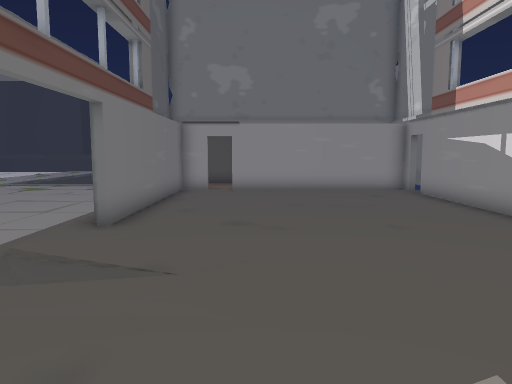
view 1 (above)

17 first-person views from a walk through a Unity game level. The camera is 1.5 m above the floor, tilts 6° down and sees 70° across. Doors are open. The floor is counted in squares, 1 m on a side. Each view is taken from the middle of a square. On the plan, view 1 faces up. The plan holds only what a view shows up to about 16 squares ahead; the rest is blank. The place goes on beyond the plan. The player is left out.

view 2
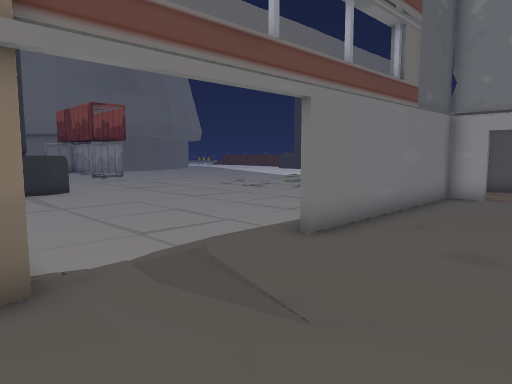

view 3
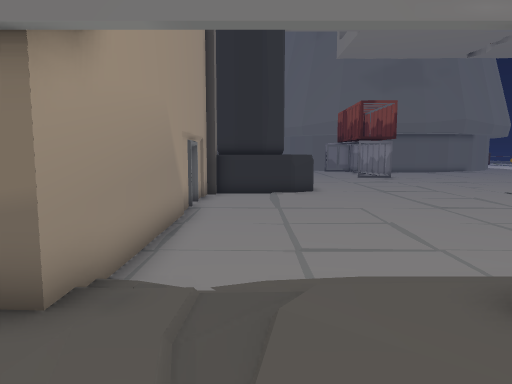

view 4
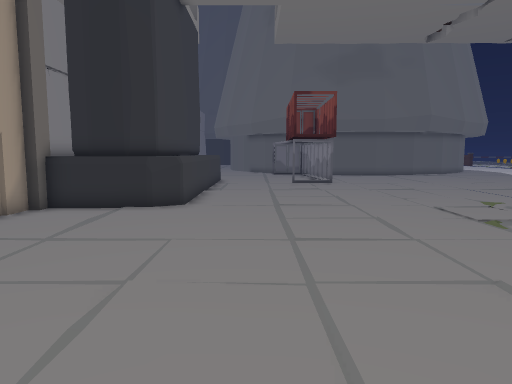

view 5
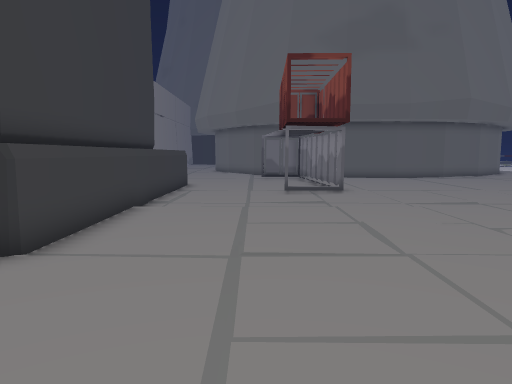

view 6
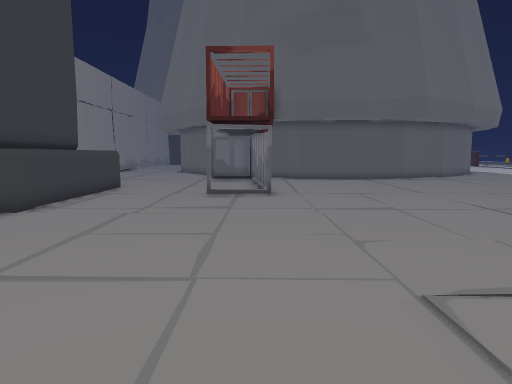

view 7
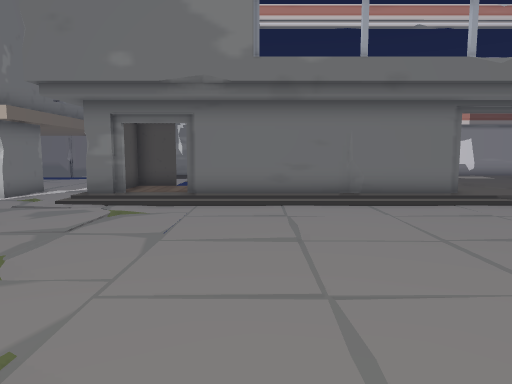

view 8
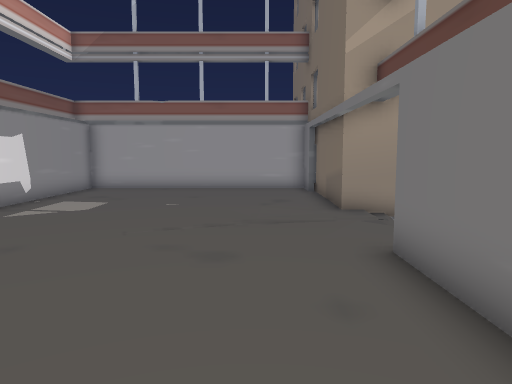

view 9
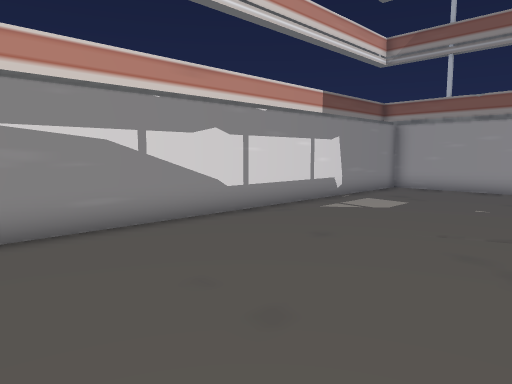

view 10
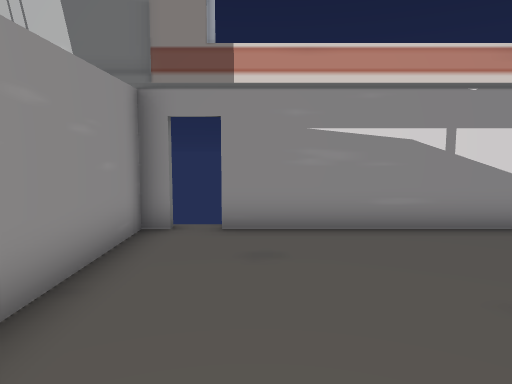

view 11
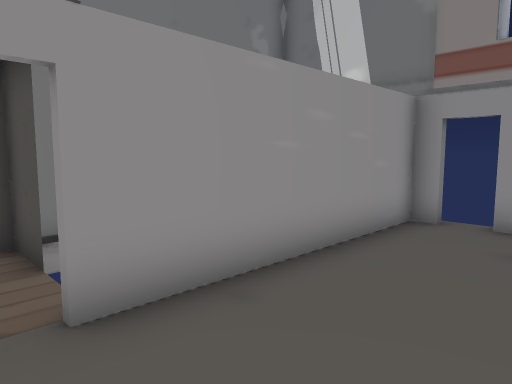

view 12
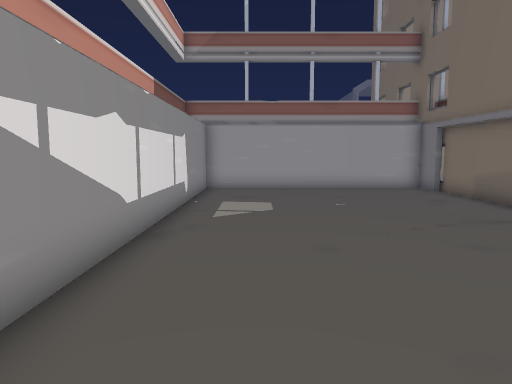

view 13
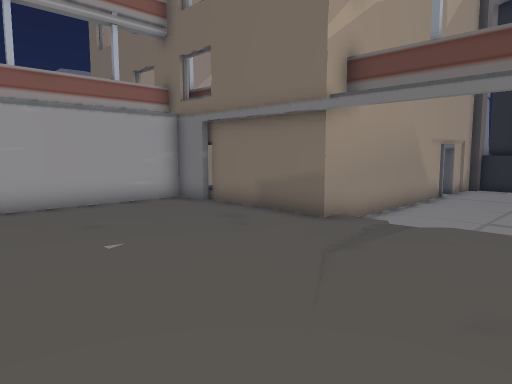

view 14
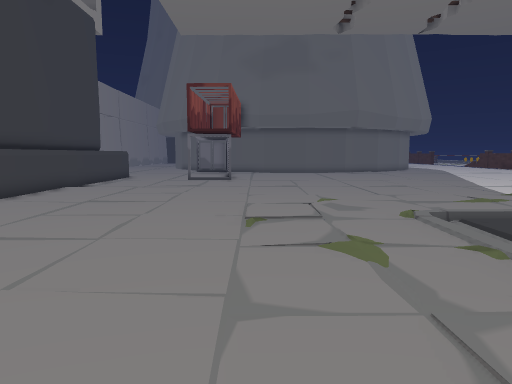

view 15
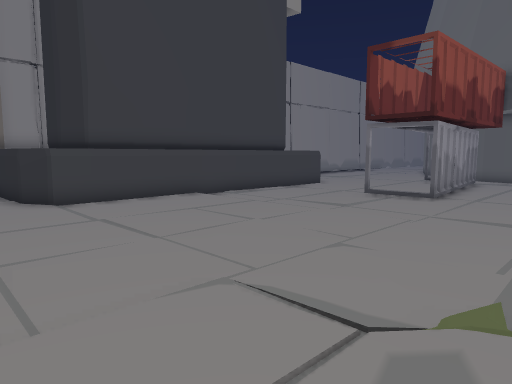

view 16
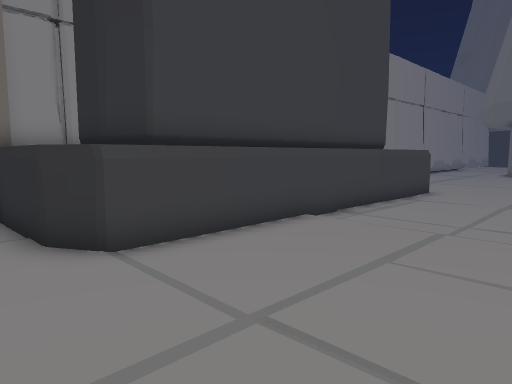

view 17
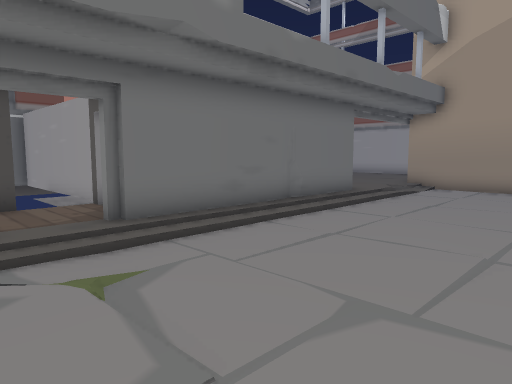

### Floor plan
Key: @ floor where view 1 was taken; # wall or solid block; x gap in a wall; . main floor; : floor 0.25 m higher than the main floor; / step, stairs or slope; ^ raised ledge.
Columns run from 28 left of view 1 to 7 right of it. Each row starts with its distance up from view 1.
 19 ........................:####
 18 ........................::::#
 17 ........................::::#
 16 ........................:#::#######
 15 ........................:#xx#:::::##
 14 ###.....................:#:::::::::
 13 ........................:#::::::::#
 12  .#.....................:#::::::::#
 11 ........................:#::::::::#
 10 ........................:#::::::::#
  9 ........................:#::::::::#
  8 ........................:#::::::::#
  7 ^^^^^^^######...........::::::::::#
  6        ^^^^##.........../:::::::::#
  5            ##...........//::::::::#
  4            ##.........../:::::::::#
  3           ^#####.########:::::::::#
  2         #####           ##::::::::#
  1                          #::::::::#
  0                          #::@:::::#
 -1                          #::::::::#
 -2                          #::::::::#
 -3                          ##########

Where each view was taken, in squares from view 1:
view 1: 0 up, 0 right, facing up
view 2: 2 up, 1 right, facing up-left
view 3: 5 up, 0 right, facing left
view 4: 10 up, 4 left, facing left
view 5: 11 up, 11 left, facing left
view 6: 14 up, 12 left, facing left
view 7: 14 up, 15 left, facing right
view 8: 13 up, 1 left, facing down
view 9: 13 up, 1 left, facing down-right
view 10: 13 up, 1 left, facing right
view 11: 12 up, 2 left, facing up-right
view 12: 13 up, 4 right, facing down
view 13: 8 up, 4 right, facing down-left
view 14: 16 up, 5 left, facing left
view 15: 19 up, 13 left, facing down-left
view 16: 13 up, 14 left, facing down-left
view 17: 19 up, 10 left, facing down-right
